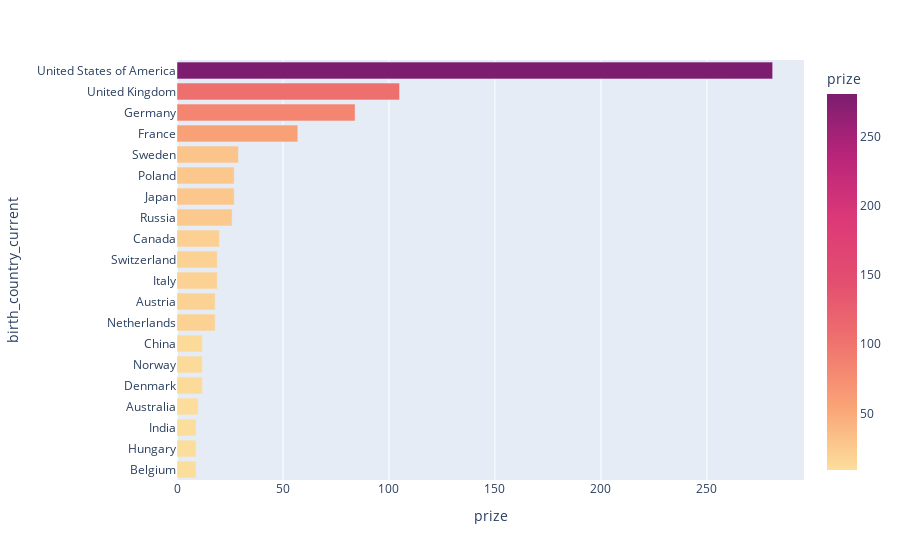

The code cell stored with this chart in its notebook:
### Code cell
fig = px.bar(top20_countries, x=top20_countries['prize'], y=top20_countries.index, orientation='h', color = top20_countries.prize, color_continuous_scale='sunsetdark',)
fig.show()

### Figure 1 — Plotly figure (JSON) as saved in the notebook; plotly's stock layout.template omitted (floating-point values rounded to 4 significant figures)
{"data": [{"hovertemplate": "prize=%{marker.color}<br>birth_country_current=%{y}<extra></extra>", "legendgroup": "", "marker": {"color": [9, 9, 9, 10, 12, 12, 12, 18, 18, 19, 19, 20, 26, 27, 27, 29, 57, 84, 105, 281], "coloraxis": "coloraxis", "pattern": {"shape": ""}}, "name": "", "orientation": "h", "showlegend": false, "textposition": "auto", "type": "bar", "x": [9, 9, 9, 10, 12, 12, 12, 18, 18, 19, 19, 20, 26, 27, 27, 29, 57, 84, 105, 281], "xaxis": "x", "y": ["Belgium", "Hungary", "India", "Australia", "Denmark", "Norway", "China", "Netherlands", "Austria", "Italy", "Switzerland", "Canada", "Russia", "Japan", "Poland", "Sweden", "France", "Germany", "United Kingdom", "United States of America"], "yaxis": "y"}], "layout": {"barmode": "relative", "coloraxis": {"colorbar": {"title": {"text": "prize"}}, "colorscale": [[0, "rgb(252, 222, 156)"], [0.1667, "rgb(250, 164, 118)"], [0.3333, "rgb(240, 116, 110)"], [0.5, "rgb(227, 79, 111)"], [0.6667, "rgb(220, 57, 119)"], [0.8333, "rgb(185, 37, 122)"], [1, "rgb(124, 29, 111)"]]}, "legend": {"tracegroupgap": 0}, "margin": {"t": 60}, "xaxis": {"anchor": "y", "domain": [0, 1], "title": {"text": "prize"}}, "yaxis": {"anchor": "x", "domain": [0, 1], "title": {"text": "birth_country_current"}}}}
